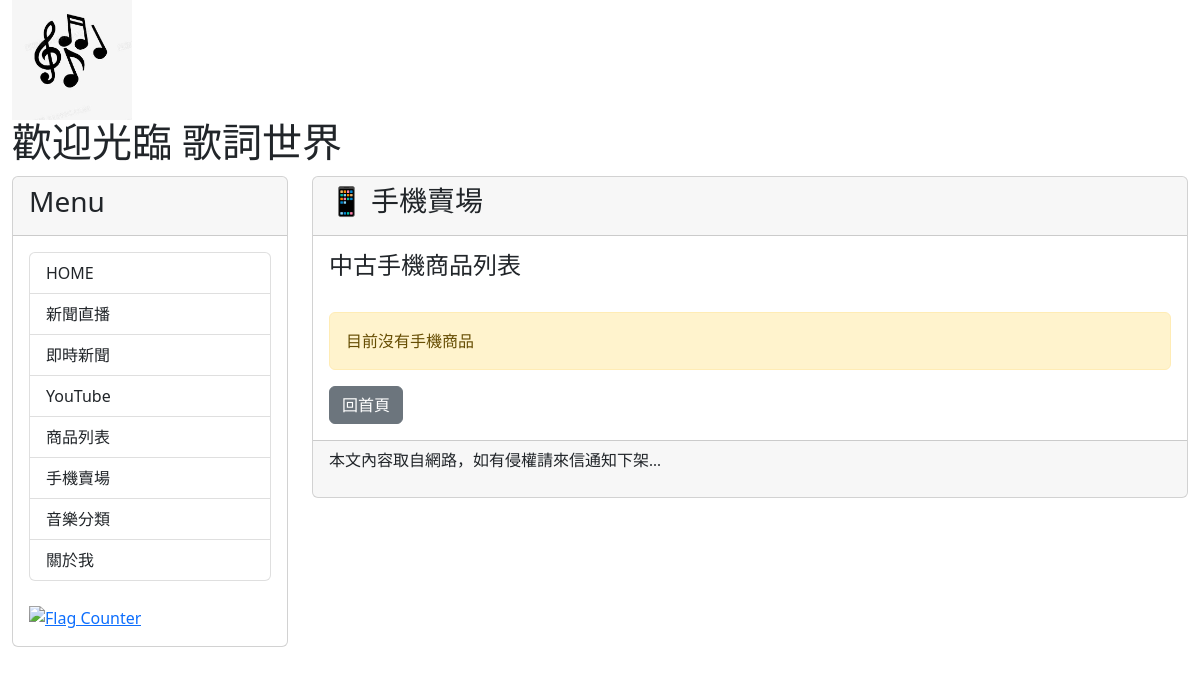
The page /phone/ on the database as committed earlier.
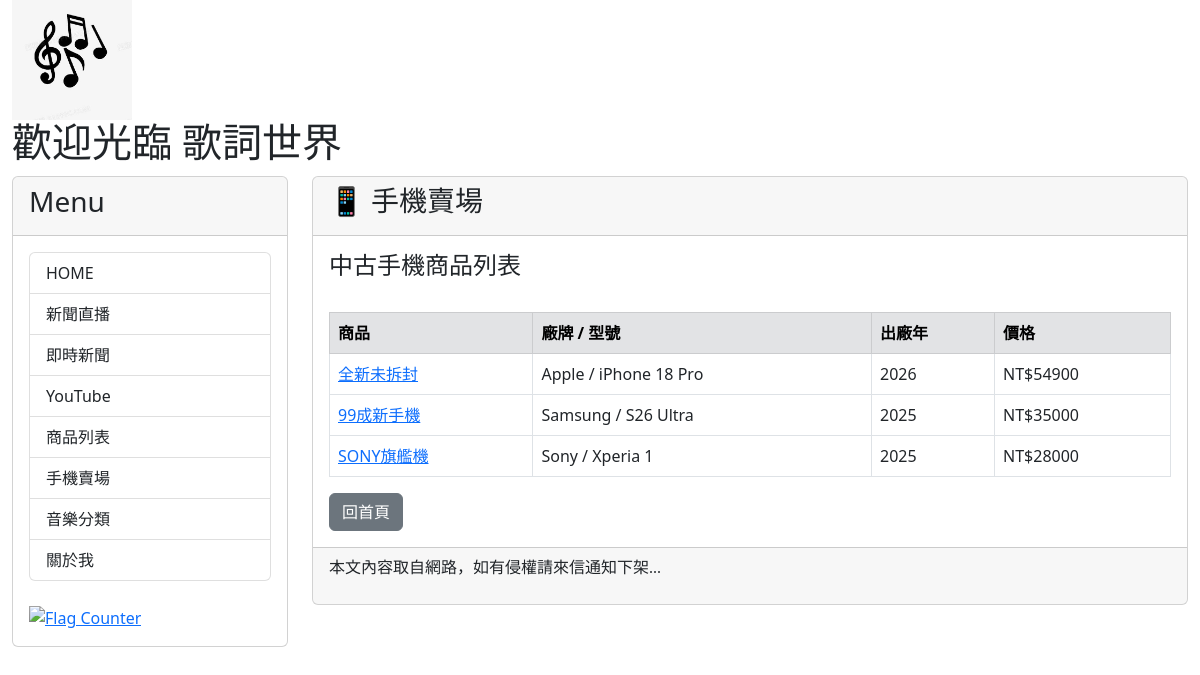
The same page on the database as committed later.
### phone/models.py (models this page shows, shortened)
class Product(models.Model):
    pmodel = models.ForeignKey(PModel, on_delete=models.CASCADE)
    nickname = models.CharField(max_length=15, default='超值二手機')
    description = models.TextField(default='暫無說明')
    year = models.PositiveIntegerField(default=2016)
    price = models.PositiveIntegerField(default=0)

class PModel(models.Model):
    maker = models.ForeignKey(Maker, on_delete=models.CASCADE)
    name = models.CharField(max_length=20)
    url = models.URLField(default='http://i.imgur.com/Ous4iGB.png')

class Maker(models.Model):
    name = models.CharField(max_length=10)
    country = models.CharField(max_length=10)

### phone/views.py (the view)
# urls.py: path('phone/', phone_views.phone_list, name='phone-list'),
def phone_list(request):
    products = Product.objects.all()
    return render(request, 'phone_list.html', locals())

### templates/phone_list.html (shortened to what this page needs)
{% extends 'base.html' %}
{% load humanize %}
{% block headmessage %}
<h3 style="font-family:微軟正黑體;">
    📱 手機賣場
</h3>
{% endblock %}
{% block content %}
<h4 style="font-family:微軟正黑體;">
    中古手機商品列表
</h4>
<br>
{% if products %}
<table class="table table-bordered">
    <thead class="table-secondary">
        <tr>
            <th>商品</th>
            <th>廠牌 / 型號</th>
            <th>出廠年</th>
            <th>價格</th>
        </tr>
    </thead>
    <tbody>
    {% for p in products %}
        <tr>
            <td>
                <a href="{% url 'phone-detail' p.id %}">
                    {{ p.nickname }}
                </a>
            </td>
            <td>
                {{ p.pmodel.maker.name }} / {{ p.pmodel.name }}
            </td>
            <td>
                {{ p.year }}
            </td>
            <td>
                NT${{ p.price|intcomma }}
            </td>
        </tr>
    {% endfor %}
    </tbody>
</table>
{% else %}
<div class="alert alert-warning">
    目前沒有手機商品
</div>
{% endif %}
<a href="/" class="btn btn-secondary">
    回首頁
</a>
{% endblock %}

### templates/base.html (shortened to what this page needs)
<!DOCTYPE html>
<html>
<head>
    <link
        href="https://cdn.jsdelivr.net/npm/bootstrap@5.2.2/dist/css/bootstrap.min.css"
        rel="stylesheet">
</head>
<body>
    <div class="container-fluid">
        {% include 'header.html' %}
        <div class="row">
            <div class="col-sm-3 col-md-3">
                <div class="card">
                    <div class="card-header">
                        <h3>Menu</h3>
                    </div>
                    <div class="card-body">
                        <div class="list-group">
                            <a href="/" class="list-group-item">
                                HOME
                            </a>
                            <a href="/news/" class="list-group-item">
                                新聞直播
                            </a>
                            <a href="https://google.com/news"
                               class="list-group-item">
                                即時新聞
                            </a>
                            <a href="https://youtube.com/"
                               class="list-group-item">
                                YouTube
                            </a>
                            <a href="/list/" class="list-group-item">
                                商品列表
                            </a>
                            <a href="/phone/" class="list-group-item">
                                手機賣場
                            </a>
                            <a href="/musiclist/" class="list-group-item">
                                音樂分類
                            </a>
                            <a href="/about/" class="list-group-item">
                                關於我
                            </a>
                        </div>
                        <br>
                        <a href="https://info.flagcounter.com/bdWx">
                            <img
                                src="https://s01.flagcounter.com/count2/bdWx/bg_FFFFFF/txt_000000/border_CCCCCC/columns_2/maxflags_10/viewers_0/labels_0/pageviews_0/flags_0/percent_0/"
                                alt="Flag Counter"
                                border="0">
                        </a>
                    </div>
                </div>
            </div>
            <div class="col-sm-9 col-md-9">
                <div class="card">
                    <div class="card-header">
                        {% block headmessage %}
                        {% endblock %}
                    </div>
                    <div class="card-body">
                        {% block content %}
                        {% endblock %}
                    </div>
                    <div class="card-footer">
                        {% include 'footer.html' %}
                    </div>
                </div>
            </div>
        </div>
    </div>
</body>
</html>

### templates/header.html
{% load static %}
<div class="well">
    <img src="{% static 'images/images.png' %}" width="120">
</div>
<h1 style="font-family:微軟正黑體;">
    歡迎光臨 歌詞世界
</h1>

### templates/footer.html
{% block footer %}
{% if now %}
<p style="font-family:微軟正黑體;">
    現在時刻：{{ now }}
</p>
{% else %}
<p style="font-family:微軟正黑體;">
    本文內容取自網路，如有侵權請來信通知下架...
</p>
{% endif %}
{% endblock %}

Rows that differ between the two databases and show on the page:
added Product: nickname "全新未拆封", pmodel.maker.name "Apple", pmodel.name "iPhone 18 Pro", year "2026", price "54900"
added Product: nickname "99成新手機", pmodel.maker.name "Samsung", pmodel.name "S26 Ultra", year "2025", price "35000"
added Product: nickname "SONY旗艦機", pmodel.maker.name "Sony", pmodel.name "Xperia 1", year "2025", price "28000"
Other text that changed with them:
text no longer shown: "目前沒有手機商品"
text now shown: "商品 廠牌 / 型號 出廠年 價格"
